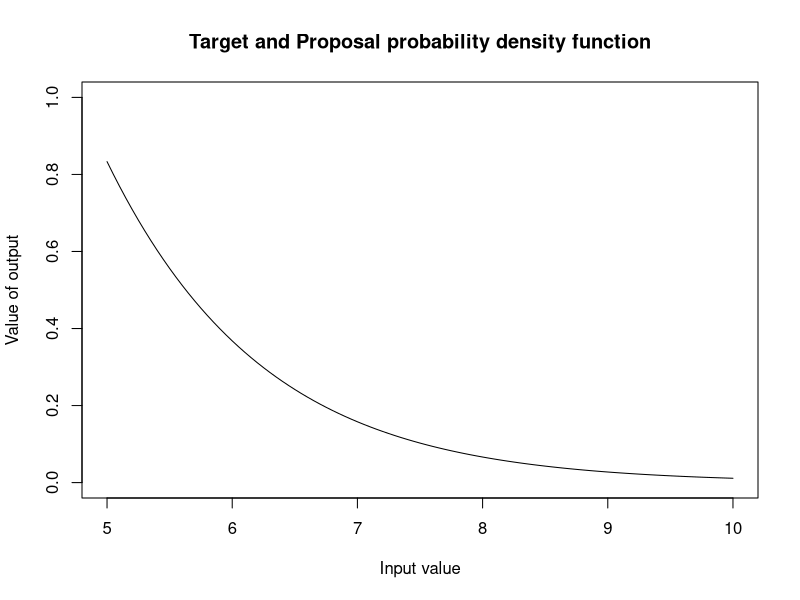
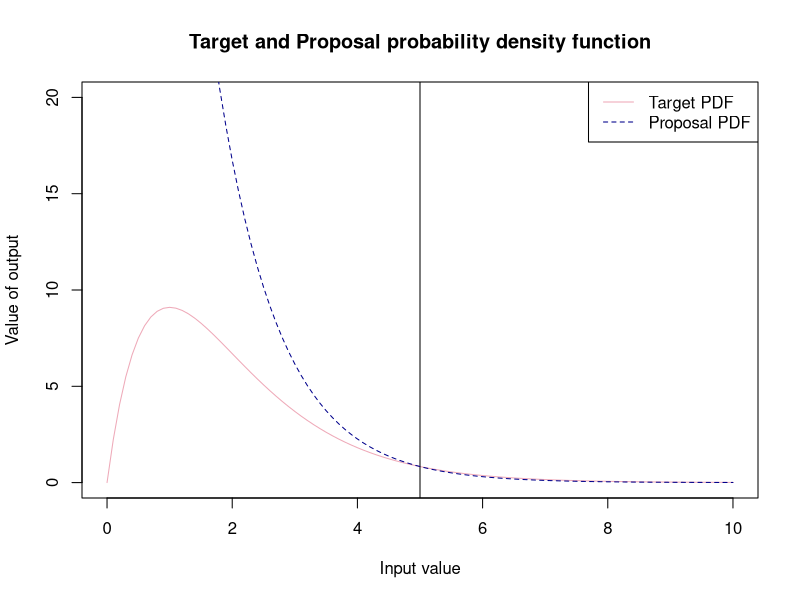
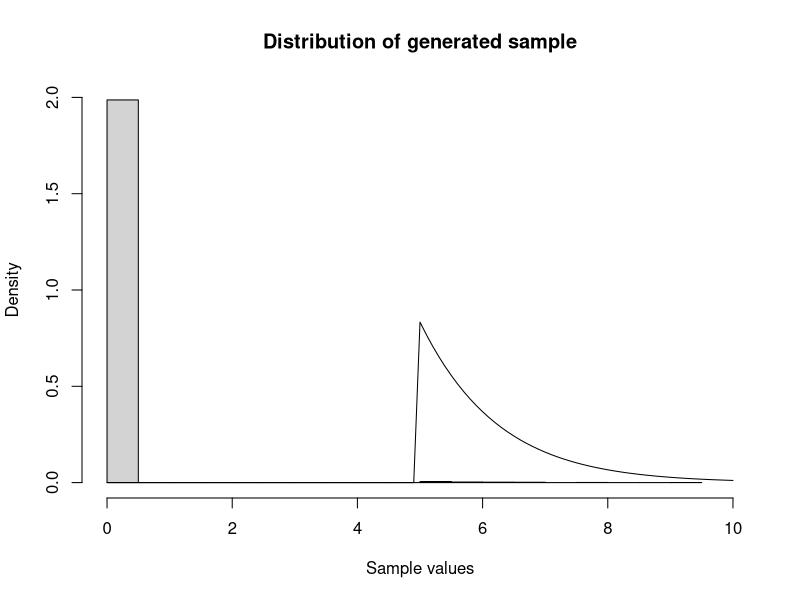
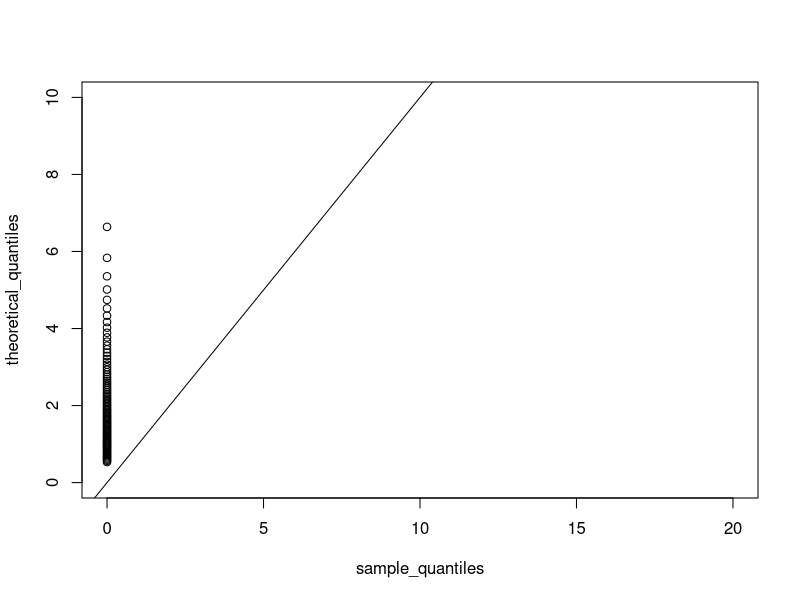
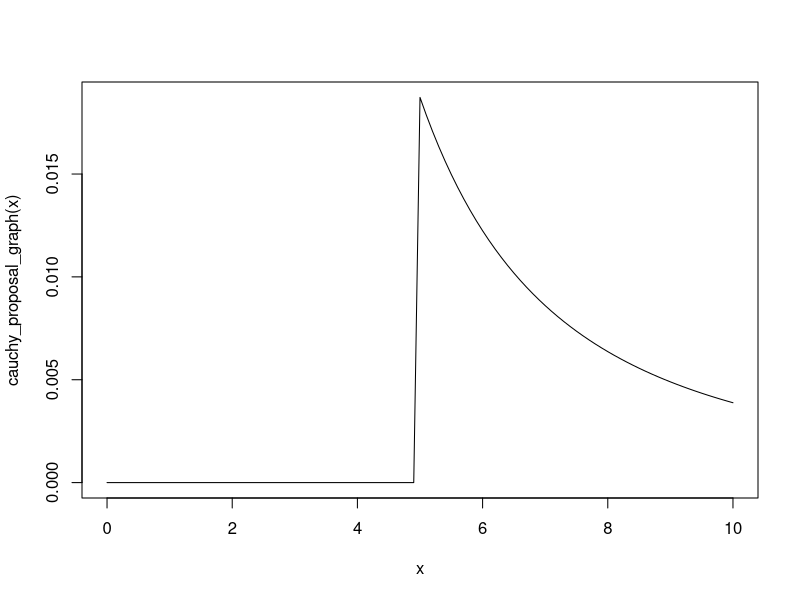
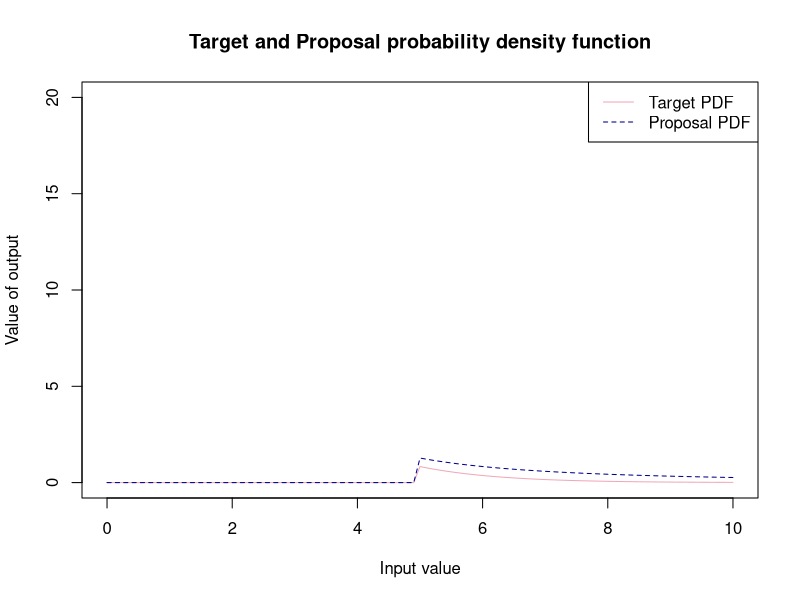

These charts were generated, in order, by the following R code: (Note: this script raises an error after producing the figures.)
#-----------------------------------#
#-REJECTION SAMPLING - Gamma(2,1) --#----
#-----------------------------------#
#Defining our target pdf(density function to sample from) --------------------------
target_pdf<-function(x){
  ifelse(x >= 5, (x*exp(-x))/(6*exp(-5)), 0) # to incorporate bounds
}

target_pdf_graphical<-function(x){
   (x*exp(-x))/(6*exp(-5))  # plotting the whole function  
}

#--------------------------------#
#--EXPONENTIAL PROPOSAL----------#----
#-------------------------------#
#Defining proposal pdf number generator(density that we easily sample from to use to accept or reject)--
exp_generator<- function(x){
  y <- rexp(1)     # generate a sample from exponential where lambda = 1
  ifelse(y>=5,y,0) # accept and return value of greater than or equal to 5
}

exp_graphical<- function(x){
  exp(-x) # plotting exponential proposal
}

# Graphing our target  and proposal probability density functions 
M <- ((5*exp(-5))/(6*exp(-5)))/(exp(-5)) # max point of both is x = 5

# PDF within bounds we consider x within (5,10)
curve(target_pdf(x), from = 5, to = 10, 
      xlab = "Input value",
      ylab = "Value of output",
      main = "Target and Proposal probability density function", col = "black", ylim = c(0,1))

# PDF compared to exp across greater range x within (0,10)
curve(target_pdf_graphical(x), from = 0, to = 10, 
      xlab = "Input value",
      ylab = "Value of output",
      main = "Target and Proposal probability density function", col = "pink2", ylim = c(0,20))
abline(v = 5)

curve( M * exp_graphical(x), from = 0, to = 10,
      xlab = "Input value",
      ylab = "Output value",
      main = "Proposal probability density funtion", add= T ,col = "blue4", lty = 2)
legend("topright", legend = c("Target PDF", "Proposal PDF"), 
       col = c("pink2", "blue4"), lty = c(1, 2))

#Rejection Sampling function -----------------------------------------------------
exp_acc_rej<-function(){
  
  set.seed(123)
  n<-5000
  sample_y<-numeric(n)
  number <- 0
  count<-0
  total_sample <-numeric(0)
  
  while(count<n) {
   
    #generated sample from proposal 
    y <- exp_generator()
    #uniform comparison
    u<- runif(1,0,1)
    #number of total generated samples
    number <- number + 1
    total_sample[number] <- y
    acceptance_rate <- round((length(sample_y)/ length(total_sample))*100 , digits = 3)
    
    #accept or reject criteria
    
    if( u <= target_pdf(y)/ (M * exp_graphical(y)))
    count<- count +1
    sample_y[count]<-y
    
  }
  number_of_samples <- length(total_sample)
  text <- "Acceptance rate:"
  percent <- "%"
  output<-paste(text,acceptance_rate,percent) #combining types to have preferred output 
  list( acceptance_rate = output, samples = sample_y, no_of_samples = number_of_samples ) #list of output from this function
}


list<- exp_acc_rej()   #creating a list of the acceptance rate and valid samples 
samples_gamma <- list$samples #creating a vector of the samples 
ac_rate <- list$acceptance_rate #acceptance rate 
no_samples <-list$no_of_samples  #number of total samples 
# Graphical display of distribution of sample and pdf ------------- -----------
# Using Histogram -------------------------------------------------------------
hist(samples_gamma, freq = FALSE,
     main = "Distribution of generated sample",
     xlab = "Sample values", ylim = c(0,2), xlim =c(0,10))
curve(target_pdf(x), add = TRUE)

# QQplot ----------------------------------------------------------------------
# We will now use a QQplot 
# Quantiles of the sample data 
sample_quantiles <- quantile(samples_gamma, probs = seq(0.1,1,0.01))
theoretical_quantiles <- qgamma(p = seq(0.1,1,0.01), shape =2 , rate =1)

plot(sample_quantiles, theoretical_quantiles, xlim = c(0,20), ylim = c(0,10))
abline(a= 0, b = 1)

#--------------------------------#
#--CAUCHY PROPOSAL--------------#----
#-------------------------------#

cauchy_proposal_graph<- function(x){
  ifelse(x>=5, (1/pi)*(1/(1+(x-1)^2)),0)
}

curve(cauchy_proposal_graph(x), from = 0, to =10)

#Scaling factor with Cauchy proposal ------------------------------------------
M_cauchy <- ((5*exp(-5))/(6*exp(-5)))/((1/pi)*(1/(1+5^2)))

curve(target_pdf(x), from = 0, to = 10, 
      xlab = "Input value",
      ylab = "Value of output",
      main = "Target and Proposal probability density function", col = "pink2", ylim = c(0,20))

curve(    M_cauchy * cauchy_proposal_graph(x), from = 0, to = 10,
       xlab = "Input value",
       ylab = "Output value",
       main = "Proposal probability density funtion", add= T ,col = "blue4", lty = 2)
legend("topright", legend = c("Target PDF", "Proposal PDF"), 
       col = c("pink2", "blue4"), lty = c(1, 2))

# Rejection sampling function ----------------------------------------------

rgamma_2_1_cauchy <- function(n){
  rgamma_samples <- numeric(n) # list to store accepted samples 
  total_samples <- numeric(0)  # store total sample size 
  count <- 1                  #iterate our  while loop
  pos <- 1
  # while loop that runs until we have 5000 accepted samples 
  while (count < n) {
    # random value from a uniform distribution for comparison
    u <- runif(1, 0, 1)
    # value from cauchy distribution 
    x <- 5 + rcauchy( 1, 0, 1)
    # iterating along the list 
    pos  <- pos + 1
    total_samples[pos] <- x
    # now we can use the comparison operator to accept samples if the condition is met
    if ( u <= target_pdf(x)/(M_cauchy * cauchy_proposal_graph(x))){
      count <- count + 1
      rgamma_samples[count] <- x
    }
    
  }
  return(rgamma_samples)
}

gamma_samples_cauchy <- rgamma_2_1_cauchy(n = 5000)

hist(gamma_samples_cauchy, freq = F)
curve(target_pdf(x), add = TRUE)

sample_quantiles_cauchy <- quantile(gamma_samples_cauchy, probs = seq(0.1,1,0.01))
theoretical_quantiles_cauchy <- qcauchy(p = seq(0.1,1,0.01),1,1)

plot(sample_quantiles_cauchy, theoretical_quantiles_cauchy)
abline(a= 0, b = 1)
